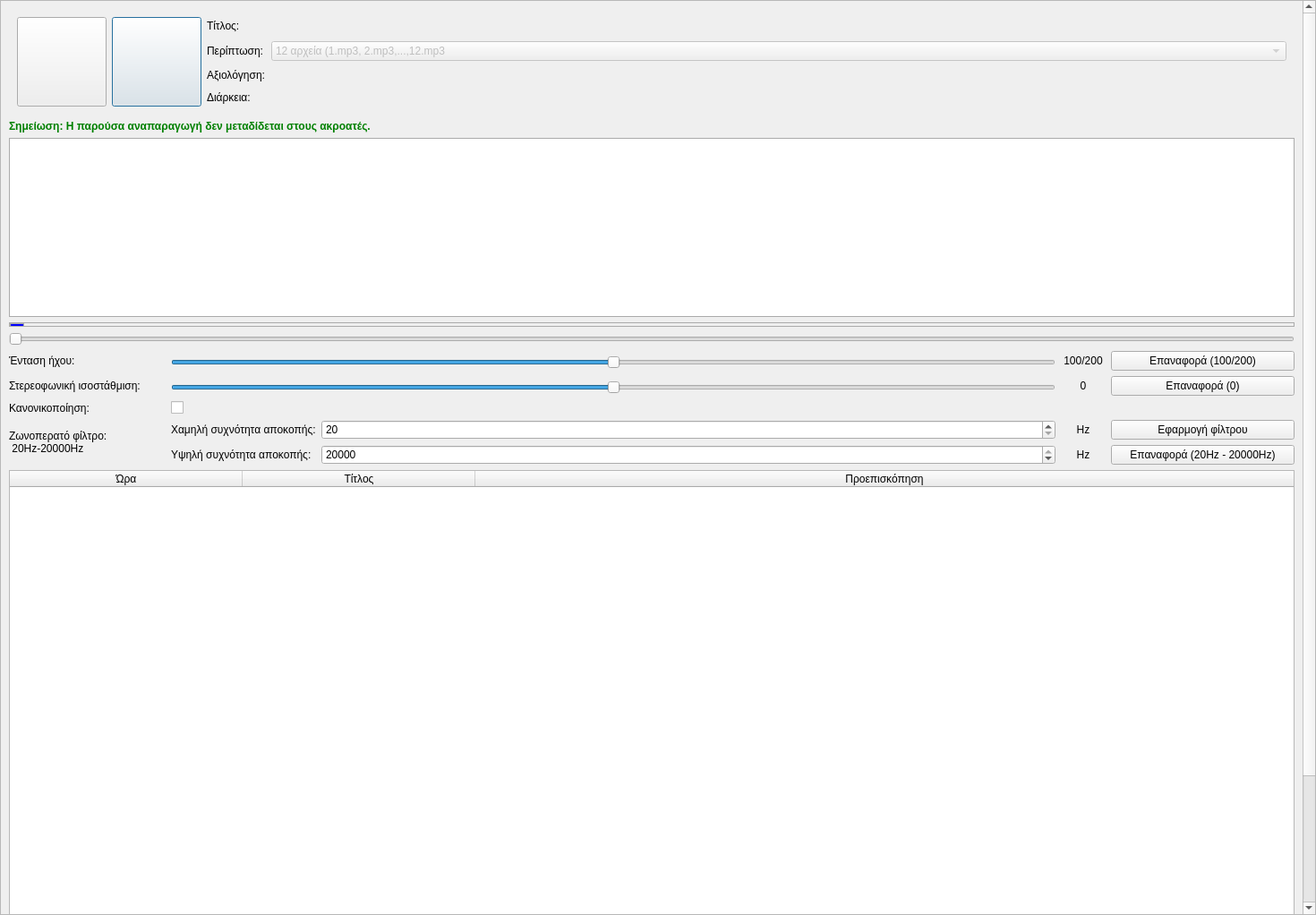
<?xml version="1.0" encoding="UTF-8"?>
<ui version="4.0">
 <class>Dialog</class>
 <widget class="QDialog" name="Dialog">
  <property name="geometry">
   <rect>
    <x>0</x>
    <y>0</y>
    <width>1470</width>
    <height>1022</height>
   </rect>
  </property>
  <property name="minimumSize">
   <size>
    <width>0</width>
    <height>0</height>
   </size>
  </property>
  <property name="windowTitle">
   <string>Προεπισκόπηση ώρα Ελλάδας</string>
  </property>
  <property name="windowIcon">
   <iconset resource="../../../../icons.qrc">
    <normaloff>:/rest-windows/assets/images/rest-windows/preview-time.png</normaloff>:/rest-windows/assets/images/rest-windows/preview-time.png</iconset>
  </property>
  <layout class="QGridLayout" name="gridLayout_2">
   <property name="leftMargin">
    <number>0</number>
   </property>
   <property name="topMargin">
    <number>0</number>
   </property>
   <property name="rightMargin">
    <number>0</number>
   </property>
   <property name="bottomMargin">
    <number>0</number>
   </property>
   <item row="0" column="0">
    <widget class="QScrollArea" name="scrollArea">
     <property name="widgetResizable">
      <bool>true</bool>
     </property>
     <widget class="QWidget" name="scrollAreaWidgetContents">
      <property name="geometry">
       <rect>
        <x>0</x>
        <y>0</y>
        <width>1454</width>
        <height>1217</height>
       </rect>
      </property>
      <property name="sizePolicy">
       <sizepolicy hsizetype="Ignored" vsizetype="Preferred">
        <horstretch>0</horstretch>
        <verstretch>0</verstretch>
       </sizepolicy>
      </property>
      <layout class="QGridLayout" name="gridLayout_6">
       <item row="0" column="0">
        <widget class="QFrame" name="frame">
         <property name="sizePolicy">
          <sizepolicy hsizetype="Preferred" vsizetype="Fixed">
           <horstretch>0</horstretch>
           <verstretch>0</verstretch>
          </sizepolicy>
         </property>
         <property name="minimumSize">
          <size>
           <width>0</width>
           <height>0</height>
          </size>
         </property>
         <property name="styleSheet">
          <string notr="true">QFrame{
	border:none;
}</string>
         </property>
         <property name="frameShape">
          <enum>QFrame::StyledPanel</enum>
         </property>
         <property name="frameShadow">
          <enum>QFrame::Raised</enum>
         </property>
         <layout class="QGridLayout" name="gridLayout">
          <item row="3" column="3">
           <widget class="QLabel" name="current_and_total_duration">
            <property name="sizePolicy">
             <sizepolicy hsizetype="Preferred" vsizetype="Fixed">
              <horstretch>0</horstretch>
              <verstretch>0</verstretch>
             </sizepolicy>
            </property>
            <property name="text">
             <string/>
            </property>
           </widget>
          </item>
          <item row="0" column="1" rowspan="4">
           <widget class="QPushButton" name="preview_stop">
            <property name="minimumSize">
             <size>
              <width>100</width>
              <height>100</height>
             </size>
            </property>
            <property name="maximumSize">
             <size>
              <width>100</width>
              <height>100</height>
             </size>
            </property>
            <property name="text">
             <string/>
            </property>
            <property name="icon">
             <iconset resource="../../../../icons.qrc">
              <normaloff>:/main-window/assets/images/main-window/stop-song.png</normaloff>:/main-window/assets/images/main-window/stop-song.png</iconset>
            </property>
            <property name="iconSize">
             <size>
              <width>50</width>
              <height>50</height>
             </size>
            </property>
           </widget>
          </item>
          <item row="0" column="2">
           <widget class="QLabel" name="label">
            <property name="sizePolicy">
             <sizepolicy hsizetype="Fixed" vsizetype="Fixed">
              <horstretch>0</horstretch>
              <verstretch>0</verstretch>
             </sizepolicy>
            </property>
            <property name="text">
             <string>Τίτλος:</string>
            </property>
           </widget>
          </item>
          <item row="1" column="2">
           <widget class="QLabel" name="label_8">
            <property name="sizePolicy">
             <sizepolicy hsizetype="Preferred" vsizetype="Fixed">
              <horstretch>0</horstretch>
              <verstretch>0</verstretch>
             </sizepolicy>
            </property>
            <property name="text">
             <string>Περίπτωση:</string>
            </property>
           </widget>
          </item>
          <item row="2" column="3">
           <widget class="QFrame" name="rating_frame">
            <property name="sizePolicy">
             <sizepolicy hsizetype="Preferred" vsizetype="Fixed">
              <horstretch>0</horstretch>
              <verstretch>0</verstretch>
             </sizepolicy>
            </property>
            <property name="styleSheet">
             <string notr="true">QFrame{border:none;}</string>
            </property>
            <property name="frameShape">
             <enum>QFrame::StyledPanel</enum>
            </property>
            <property name="frameShadow">
             <enum>QFrame::Raised</enum>
            </property>
            <layout class="QGridLayout" name="gridLayout_5">
             <property name="leftMargin">
              <number>0</number>
             </property>
             <property name="topMargin">
              <number>0</number>
             </property>
             <property name="rightMargin">
              <number>0</number>
             </property>
             <property name="bottomMargin">
              <number>0</number>
             </property>
            </layout>
           </widget>
          </item>
          <item row="3" column="2">
           <widget class="QLabel" name="label_9">
            <property name="sizePolicy">
             <sizepolicy hsizetype="Fixed" vsizetype="Preferred">
              <horstretch>0</horstretch>
              <verstretch>0</verstretch>
             </sizepolicy>
            </property>
            <property name="text">
             <string>Διάρκεια:</string>
            </property>
           </widget>
          </item>
          <item row="0" column="3">
           <widget class="QLabel" name="title">
            <property name="sizePolicy">
             <sizepolicy hsizetype="Preferred" vsizetype="Fixed">
              <horstretch>0</horstretch>
              <verstretch>0</verstretch>
             </sizepolicy>
            </property>
            <property name="text">
             <string/>
            </property>
           </widget>
          </item>
          <item row="1" column="3">
           <widget class="QComboBox" name="case_combobox">
            <property name="enabled">
             <bool>false</bool>
            </property>
            <item>
             <property name="text">
              <string>12 αρχεία (1.mp3, 2.mp3,...,12.mp3</string>
             </property>
            </item>
            <item>
             <property name="text">
              <string>24 αρχεία (1.mp3,2.mp3,...,12.mp3,13.mp3,...,24.mp3</string>
             </property>
            </item>
            <item>
             <property name="text">
              <string>24 αρχεία (1.mp3,1-30.mp3,...,12.mp3,12-30.mp3</string>
             </property>
            </item>
            <item>
             <property name="text">
              <string>48 αρχεία (1.mp3,1-30.mp3,2.mp3,2-30.mp3,...,12.mp3,12-30.mp3,13.mp3,13-30.mp3,...,24.mp3,24-30.mp3</string>
             </property>
            </item>
           </widget>
          </item>
          <item row="2" column="2">
           <widget class="QLabel" name="label_3">
            <property name="sizePolicy">
             <sizepolicy hsizetype="Fixed" vsizetype="Fixed">
              <horstretch>0</horstretch>
              <verstretch>0</verstretch>
             </sizepolicy>
            </property>
            <property name="text">
             <string>Αξιολόγηση:</string>
            </property>
           </widget>
          </item>
          <item row="0" column="0" rowspan="4">
           <widget class="QPushButton" name="preview_play_or_pause">
            <property name="minimumSize">
             <size>
              <width>100</width>
              <height>100</height>
             </size>
            </property>
            <property name="maximumSize">
             <size>
              <width>100</width>
              <height>100</height>
             </size>
            </property>
            <property name="text">
             <string/>
            </property>
            <property name="icon">
             <iconset resource="../../../../icons.qrc">
              <normaloff>:/main-window/assets/images/main-window/play-song.png</normaloff>:/main-window/assets/images/main-window/play-song.png</iconset>
            </property>
            <property name="iconSize">
             <size>
              <width>50</width>
              <height>50</height>
             </size>
            </property>
           </widget>
          </item>
         </layout>
        </widget>
       </item>
       <item row="1" column="0">
        <widget class="QLabel" name="label_2">
         <property name="styleSheet">
          <string notr="true">QLabel{font-weight:bold;color:green;}</string>
         </property>
         <property name="text">
          <string>Σημείωση: Η παρούσα αναπαραγωγή δεν μεταδίδεται στους ακροατές.</string>
         </property>
        </widget>
       </item>
       <item row="2" column="0">
        <widget class="QFrame" name="graph_frame">
         <property name="minimumSize">
          <size>
           <width>0</width>
           <height>200</height>
          </size>
         </property>
         <property name="maximumSize">
          <size>
           <width>16777215</width>
           <height>200</height>
          </size>
         </property>
         <property name="styleSheet">
          <string notr="true">QFrame{border:1px solid #ABABAB;background:white;}</string>
         </property>
         <property name="frameShape">
          <enum>QFrame::StyledPanel</enum>
         </property>
         <property name="frameShadow">
          <enum>QFrame::Raised</enum>
         </property>
        </widget>
       </item>
       <item row="3" column="0">
        <widget class="QFrame" name="timeline_container_frame">
         <property name="minimumSize">
          <size>
           <width>0</width>
           <height>5</height>
          </size>
         </property>
         <property name="maximumSize">
          <size>
           <width>16777215</width>
           <height>5</height>
          </size>
         </property>
         <property name="styleSheet">
          <string notr="true">QFrame{border:1px solid #ABABAB;}</string>
         </property>
         <property name="frameShape">
          <enum>QFrame::StyledPanel</enum>
         </property>
         <property name="frameShadow">
          <enum>QFrame::Raised</enum>
         </property>
         <widget class="QFrame" name="timeline_pick_frame">
          <property name="geometry">
           <rect>
            <x>1</x>
            <y>1</y>
            <width>16</width>
            <height>4</height>
           </rect>
          </property>
          <property name="sizePolicy">
           <sizepolicy hsizetype="Fixed" vsizetype="Expanding">
            <horstretch>0</horstretch>
            <verstretch>0</verstretch>
           </sizepolicy>
          </property>
          <property name="minimumSize">
           <size>
            <width>0</width>
            <height>4</height>
           </size>
          </property>
          <property name="maximumSize">
           <size>
            <width>16777215</width>
            <height>4</height>
           </size>
          </property>
          <property name="styleSheet">
           <string notr="true">QFrame{
	background-color:blue;
}</string>
          </property>
          <property name="frameShape">
           <enum>QFrame::StyledPanel</enum>
          </property>
          <property name="frameShadow">
           <enum>QFrame::Raised</enum>
          </property>
         </widget>
        </widget>
       </item>
       <item row="4" column="0">
        <widget class="QSlider" name="timeline_slider">
         <property name="orientation">
          <enum>Qt::Horizontal</enum>
         </property>
        </widget>
       </item>
       <item row="5" column="0">
        <widget class="QFrame" name="frame_2">
         <property name="minimumSize">
          <size>
           <width>0</width>
           <height>0</height>
          </size>
         </property>
         <property name="styleSheet">
          <string notr="true">QFrame{border:none;}</string>
         </property>
         <property name="frameShape">
          <enum>QFrame::StyledPanel</enum>
         </property>
         <property name="frameShadow">
          <enum>QFrame::Raised</enum>
         </property>
         <layout class="QGridLayout" name="gridLayout_3">
          <property name="leftMargin">
           <number>0</number>
          </property>
          <property name="topMargin">
           <number>0</number>
          </property>
          <property name="rightMargin">
           <number>0</number>
          </property>
          <property name="bottomMargin">
           <number>0</number>
          </property>
          <item row="0" column="0">
           <widget class="QFrame" name="frame_3">
            <property name="sizePolicy">
             <sizepolicy hsizetype="Preferred" vsizetype="Fixed">
              <horstretch>0</horstretch>
              <verstretch>0</verstretch>
             </sizepolicy>
            </property>
            <property name="styleSheet">
             <string notr="true">QFrame{
	border:none;
}</string>
            </property>
            <property name="frameShape">
             <enum>QFrame::StyledPanel</enum>
            </property>
            <property name="frameShadow">
             <enum>QFrame::Raised</enum>
            </property>
            <layout class="QHBoxLayout" name="horizontalLayout">
             <property name="leftMargin">
              <number>0</number>
             </property>
             <property name="topMargin">
              <number>0</number>
             </property>
             <property name="rightMargin">
              <number>0</number>
             </property>
             <property name="bottomMargin">
              <number>0</number>
             </property>
             <item>
              <widget class="QLabel" name="label_4">
               <property name="minimumSize">
                <size>
                 <width>175</width>
                 <height>0</height>
                </size>
               </property>
               <property name="maximumSize">
                <size>
                 <width>175</width>
                 <height>16777215</height>
                </size>
               </property>
               <property name="styleSheet">
                <string notr="true">QLabel{border:none;}</string>
               </property>
               <property name="text">
                <string>Ένταση ήχου:</string>
               </property>
              </widget>
             </item>
             <item>
              <widget class="QFrame" name="frame_9">
               <property name="sizePolicy">
                <sizepolicy hsizetype="Expanding" vsizetype="Preferred">
                 <horstretch>0</horstretch>
                 <verstretch>0</verstretch>
                </sizepolicy>
               </property>
               <property name="frameShape">
                <enum>QFrame::StyledPanel</enum>
               </property>
               <property name="frameShadow">
                <enum>QFrame::Raised</enum>
               </property>
               <layout class="QVBoxLayout" name="verticalLayout">
                <property name="spacing">
                 <number>0</number>
                </property>
                <property name="leftMargin">
                 <number>0</number>
                </property>
                <property name="topMargin">
                 <number>0</number>
                </property>
                <property name="rightMargin">
                 <number>0</number>
                </property>
                <property name="bottomMargin">
                 <number>0</number>
                </property>
                <item>
                 <spacer name="verticalSpacer">
                  <property name="orientation">
                   <enum>Qt::Vertical</enum>
                  </property>
                  <property name="sizeHint" stdset="0">
                   <size>
                    <width>20</width>
                    <height>5</height>
                   </size>
                  </property>
                 </spacer>
                </item>
                <item>
                 <widget class="QSlider" name="volume_slider">
                  <property name="maximum">
                   <number>200</number>
                  </property>
                  <property name="value">
                   <number>100</number>
                  </property>
                  <property name="orientation">
                   <enum>Qt::Horizontal</enum>
                  </property>
                 </widget>
                </item>
                <item>
                 <spacer name="verticalSpacer_2">
                  <property name="orientation">
                   <enum>Qt::Vertical</enum>
                  </property>
                  <property name="sizeHint" stdset="0">
                   <size>
                    <width>20</width>
                    <height>1</height>
                   </size>
                  </property>
                 </spacer>
                </item>
               </layout>
              </widget>
             </item>
             <item>
              <widget class="QLabel" name="volume_label">
               <property name="minimumSize">
                <size>
                 <width>50</width>
                 <height>0</height>
                </size>
               </property>
               <property name="maximumSize">
                <size>
                 <width>50</width>
                 <height>16777215</height>
                </size>
               </property>
               <property name="text">
                <string>100/200</string>
               </property>
               <property name="alignment">
                <set>Qt::AlignCenter</set>
               </property>
              </widget>
             </item>
             <item>
              <widget class="QPushButton" name="reset_volume">
               <property name="sizePolicy">
                <sizepolicy hsizetype="Minimum" vsizetype="Maximum">
                 <horstretch>0</horstretch>
                 <verstretch>0</verstretch>
                </sizepolicy>
               </property>
               <property name="minimumSize">
                <size>
                 <width>205</width>
                 <height>0</height>
                </size>
               </property>
               <property name="maximumSize">
                <size>
                 <width>205</width>
                 <height>16777215</height>
                </size>
               </property>
               <property name="text">
                <string>Επαναφορά (100/200)</string>
               </property>
              </widget>
             </item>
            </layout>
           </widget>
          </item>
          <item row="1" column="0">
           <widget class="QFrame" name="frame_4">
            <property name="sizePolicy">
             <sizepolicy hsizetype="Preferred" vsizetype="Fixed">
              <horstretch>0</horstretch>
              <verstretch>0</verstretch>
             </sizepolicy>
            </property>
            <property name="styleSheet">
             <string notr="true">QFrame{
	border:none;
}</string>
            </property>
            <property name="frameShape">
             <enum>QFrame::StyledPanel</enum>
            </property>
            <property name="frameShadow">
             <enum>QFrame::Raised</enum>
            </property>
            <layout class="QHBoxLayout" name="horizontalLayout_2">
             <property name="leftMargin">
              <number>0</number>
             </property>
             <property name="topMargin">
              <number>0</number>
             </property>
             <property name="rightMargin">
              <number>0</number>
             </property>
             <property name="bottomMargin">
              <number>0</number>
             </property>
             <item>
              <widget class="QLabel" name="label_5">
               <property name="minimumSize">
                <size>
                 <width>175</width>
                 <height>0</height>
                </size>
               </property>
               <property name="maximumSize">
                <size>
                 <width>175</width>
                 <height>16777215</height>
                </size>
               </property>
               <property name="styleSheet">
                <string notr="true">QLabel{border:none;}</string>
               </property>
               <property name="text">
                <string>Στερεοφωνική ισοστάθμιση:</string>
               </property>
              </widget>
             </item>
             <item>
              <widget class="QFrame" name="frame_12">
               <property name="sizePolicy">
                <sizepolicy hsizetype="Expanding" vsizetype="Preferred">
                 <horstretch>0</horstretch>
                 <verstretch>0</verstretch>
                </sizepolicy>
               </property>
               <property name="frameShape">
                <enum>QFrame::StyledPanel</enum>
               </property>
               <property name="frameShadow">
                <enum>QFrame::Raised</enum>
               </property>
               <layout class="QVBoxLayout" name="verticalLayout_2">
                <property name="spacing">
                 <number>0</number>
                </property>
                <property name="leftMargin">
                 <number>0</number>
                </property>
                <property name="topMargin">
                 <number>0</number>
                </property>
                <property name="rightMargin">
                 <number>0</number>
                </property>
                <property name="bottomMargin">
                 <number>0</number>
                </property>
                <item>
                 <spacer name="verticalSpacer_3">
                  <property name="orientation">
                   <enum>Qt::Vertical</enum>
                  </property>
                  <property name="sizeHint" stdset="0">
                   <size>
                    <width>20</width>
                    <height>5</height>
                   </size>
                  </property>
                 </spacer>
                </item>
                <item>
                 <widget class="QSlider" name="pan_slider">
                  <property name="minimum">
                   <number>-100</number>
                  </property>
                  <property name="maximum">
                   <number>100</number>
                  </property>
                  <property name="value">
                   <number>0</number>
                  </property>
                  <property name="orientation">
                   <enum>Qt::Horizontal</enum>
                  </property>
                 </widget>
                </item>
                <item>
                 <spacer name="verticalSpacer_4">
                  <property name="orientation">
                   <enum>Qt::Vertical</enum>
                  </property>
                  <property name="sizeHint" stdset="0">
                   <size>
                    <width>20</width>
                    <height>1</height>
                   </size>
                  </property>
                 </spacer>
                </item>
               </layout>
              </widget>
             </item>
             <item>
              <widget class="QLabel" name="pan_label">
               <property name="minimumSize">
                <size>
                 <width>50</width>
                 <height>0</height>
                </size>
               </property>
               <property name="maximumSize">
                <size>
                 <width>50</width>
                 <height>16777215</height>
                </size>
               </property>
               <property name="text">
                <string>0</string>
               </property>
               <property name="alignment">
                <set>Qt::AlignCenter</set>
               </property>
              </widget>
             </item>
             <item>
              <widget class="QPushButton" name="reset_pan">
               <property name="sizePolicy">
                <sizepolicy hsizetype="Minimum" vsizetype="Maximum">
                 <horstretch>0</horstretch>
                 <verstretch>0</verstretch>
                </sizepolicy>
               </property>
               <property name="minimumSize">
                <size>
                 <width>205</width>
                 <height>0</height>
                </size>
               </property>
               <property name="maximumSize">
                <size>
                 <width>205</width>
                 <height>16777215</height>
                </size>
               </property>
               <property name="text">
                <string>Επαναφορά (0)</string>
               </property>
              </widget>
             </item>
            </layout>
           </widget>
          </item>
          <item row="3" column="0">
           <widget class="QFrame" name="frame_6">
            <property name="sizePolicy">
             <sizepolicy hsizetype="Preferred" vsizetype="Fixed">
              <horstretch>0</horstretch>
              <verstretch>0</verstretch>
             </sizepolicy>
            </property>
            <property name="styleSheet">
             <string notr="true">QFrame{
	border:none;
}</string>
            </property>
            <property name="frameShape">
             <enum>QFrame::StyledPanel</enum>
            </property>
            <property name="frameShadow">
             <enum>QFrame::Raised</enum>
            </property>
            <layout class="QHBoxLayout" name="horizontalLayout_4">
             <property name="leftMargin">
              <number>0</number>
             </property>
             <property name="topMargin">
              <number>0</number>
             </property>
             <property name="rightMargin">
              <number>0</number>
             </property>
             <property name="bottomMargin">
              <number>0</number>
             </property>
             <item>
              <widget class="QLabel" name="label_7">
               <property name="minimumSize">
                <size>
                 <width>175</width>
                 <height>0</height>
                </size>
               </property>
               <property name="maximumSize">
                <size>
                 <width>175</width>
                 <height>16777215</height>
                </size>
               </property>
               <property name="styleSheet">
                <string notr="true">QLabel{border:none;}</string>
               </property>
               <property name="text">
                <string>Ζωνοπερατό φίλτρο:
 20Hz-20000Hz</string>
               </property>
              </widget>
             </item>
             <item>
              <widget class="QFrame" name="frame_13">
               <property name="frameShape">
                <enum>QFrame::StyledPanel</enum>
               </property>
               <property name="frameShadow">
                <enum>QFrame::Raised</enum>
               </property>
               <layout class="QGridLayout" name="gridLayout_4">
                <property name="leftMargin">
                 <number>0</number>
                </property>
                <property name="topMargin">
                 <number>0</number>
                </property>
                <property name="rightMargin">
                 <number>0</number>
                </property>
                <property name="bottomMargin">
                 <number>0</number>
                </property>
                <item row="1" column="1">
                 <widget class="QSpinBox" name="high_frequency">
                  <property name="minimum">
                   <number>20</number>
                  </property>
                  <property name="maximum">
                   <number>20000</number>
                  </property>
                  <property name="singleStep">
                   <number>100</number>
                  </property>
                  <property name="value">
                   <number>20000</number>
                  </property>
                 </widget>
                </item>
                <item row="0" column="1">
                 <widget class="QSpinBox" name="low_frequency">
                  <property name="minimum">
                   <number>20</number>
                  </property>
                  <property name="maximum">
                   <number>20000</number>
                  </property>
                  <property name="singleStep">
                   <number>100</number>
                  </property>
                 </widget>
                </item>
                <item row="1" column="2">
                 <widget class="QLabel" name="label_13">
                  <property name="minimumSize">
                   <size>
                    <width>50</width>
                    <height>0</height>
                   </size>
                  </property>
                  <property name="maximumSize">
                   <size>
                    <width>50</width>
                    <height>16777215</height>
                   </size>
                  </property>
                  <property name="text">
                   <string>Hz</string>
                  </property>
                  <property name="alignment">
                   <set>Qt::AlignCenter</set>
                  </property>
                 </widget>
                </item>
                <item row="1" column="3">
                 <widget class="QPushButton" name="reset_filter">
                  <property name="sizePolicy">
                   <sizepolicy hsizetype="Minimum" vsizetype="Maximum">
                    <horstretch>0</horstretch>
                    <verstretch>0</verstretch>
                   </sizepolicy>
                  </property>
                  <property name="minimumSize">
                   <size>
                    <width>205</width>
                    <height>0</height>
                   </size>
                  </property>
                  <property name="maximumSize">
                   <size>
                    <width>205</width>
                    <height>16777215</height>
                   </size>
                  </property>
                  <property name="text">
                   <string>Επαναφορά (20Hz - 20000Hz)</string>
                  </property>
                  <property name="icon">
                   <iconset resource="../../../../icons.qrc">
                    <normaloff>:/main-window/assets/images/main-window/default-filter.png</normaloff>:/main-window/assets/images/main-window/default-filter.png</iconset>
                  </property>
                 </widget>
                </item>
                <item row="1" column="0">
                 <widget class="QLabel" name="label_11">
                  <property name="sizePolicy">
                   <sizepolicy hsizetype="Fixed" vsizetype="Preferred">
                    <horstretch>0</horstretch>
                    <verstretch>0</verstretch>
                   </sizepolicy>
                  </property>
                  <property name="text">
                   <string>Υψηλή συχνότητα αποκοπής:</string>
                  </property>
                 </widget>
                </item>
                <item row="0" column="3">
                 <widget class="QPushButton" name="apply_filter">
                  <property name="sizePolicy">
                   <sizepolicy hsizetype="Minimum" vsizetype="Maximum">
                    <horstretch>0</horstretch>
                    <verstretch>0</verstretch>
                   </sizepolicy>
                  </property>
                  <property name="minimumSize">
                   <size>
                    <width>205</width>
                    <height>0</height>
                   </size>
                  </property>
                  <property name="maximumSize">
                   <size>
                    <width>205</width>
                    <height>16777215</height>
                   </size>
                  </property>
                  <property name="text">
                   <string>Εφαρμογή φίλτρου</string>
                  </property>
                  <property name="icon">
                   <iconset resource="../../../../icons.qrc">
                    <normaloff>:/main-window/assets/images/main-window/apply-filter.png</normaloff>:/main-window/assets/images/main-window/apply-filter.png</iconset>
                  </property>
                 </widget>
                </item>
                <item row="0" column="0">
                 <widget class="QLabel" name="label_10">
                  <property name="sizePolicy">
                   <sizepolicy hsizetype="Fixed" vsizetype="Preferred">
                    <horstretch>0</horstretch>
                    <verstretch>0</verstretch>
                   </sizepolicy>
                  </property>
                  <property name="text">
                   <string>Χαμηλή συχνότητα αποκοπής:</string>
                  </property>
                 </widget>
                </item>
                <item row="0" column="2">
                 <widget class="QLabel" name="label_12">
                  <property name="minimumSize">
                   <size>
                    <width>50</width>
                    <height>0</height>
                   </size>
                  </property>
                  <property name="maximumSize">
                   <size>
                    <width>50</width>
                    <height>16777215</height>
                   </size>
                  </property>
                  <property name="text">
                   <string>Hz</string>
                  </property>
                  <property name="alignment">
                   <set>Qt::AlignCenter</set>
                  </property>
                 </widget>
                </item>
               </layout>
              </widget>
             </item>
            </layout>
           </widget>
          </item>
          <item row="2" column="0">
           <widget class="QFrame" name="frame_5">
            <property name="sizePolicy">
             <sizepolicy hsizetype="Preferred" vsizetype="Fixed">
              <horstretch>0</horstretch>
              <verstretch>0</verstretch>
             </sizepolicy>
            </property>
            <property name="styleSheet">
             <string notr="true">QFrame{
	border:none;
}</string>
            </property>
            <property name="frameShape">
             <enum>QFrame::StyledPanel</enum>
            </property>
            <property name="frameShadow">
             <enum>QFrame::Raised</enum>
            </property>
            <layout class="QHBoxLayout" name="horizontalLayout_3">
             <property name="leftMargin">
              <number>0</number>
             </property>
             <property name="topMargin">
              <number>0</number>
             </property>
             <property name="rightMargin">
              <number>0</number>
             </property>
             <property name="bottomMargin">
              <number>0</number>
             </property>
             <item>
              <widget class="QLabel" name="label_6">
               <property name="minimumSize">
                <size>
                 <width>175</width>
                 <height>0</height>
                </size>
               </property>
               <property name="maximumSize">
                <size>
                 <width>175</width>
                 <height>16777215</height>
                </size>
               </property>
               <property name="styleSheet">
                <string notr="true">QLabel{border:none;}</string>
               </property>
               <property name="text">
                <string>Κανονικοποίηση:</string>
               </property>
              </widget>
             </item>
             <item>
              <widget class="QCheckBox" name="is_normalized">
               <property name="text">
                <string/>
               </property>
              </widget>
             </item>
            </layout>
           </widget>
          </item>
         </layout>
        </widget>
       </item>
       <item row="6" column="0">
        <widget class="QTableWidget" name="table">
         <property name="minimumSize">
          <size>
           <width>0</width>
           <height>600</height>
          </size>
         </property>
         <property name="editTriggers">
          <set>QAbstractItemView::NoEditTriggers</set>
         </property>
         <property name="alternatingRowColors">
          <bool>true</bool>
         </property>
         <property name="selectionMode">
          <enum>QAbstractItemView::SingleSelection</enum>
         </property>
         <property name="selectionBehavior">
          <enum>QAbstractItemView::SelectRows</enum>
         </property>
         <property name="sortingEnabled">
          <bool>false</bool>
         </property>
         <property name="rowCount">
          <number>0</number>
         </property>
         <attribute name="horizontalHeaderCascadingSectionResizes">
          <bool>false</bool>
         </attribute>
         <attribute name="horizontalHeaderMinimumSectionSize">
          <number>260</number>
         </attribute>
         <attribute name="horizontalHeaderHighlightSections">
          <bool>false</bool>
         </attribute>
         <attribute name="horizontalHeaderShowSortIndicator" stdset="0">
          <bool>false</bool>
         </attribute>
         <attribute name="horizontalHeaderStretchLastSection">
          <bool>true</bool>
         </attribute>
         <attribute name="verticalHeaderHighlightSections">
          <bool>false</bool>
         </attribute>
         <column>
          <property name="text">
           <string>Ώρα</string>
          </property>
         </column>
         <column>
          <property name="text">
           <string>Τίτλος</string>
          </property>
         </column>
         <column>
          <property name="text">
           <string>Προεπισκόπηση</string>
          </property>
         </column>
        </widget>
       </item>
       <item row="7" column="0">
        <widget class="QPushButton" name="add_to_player_list">
         <property name="sizePolicy">
          <sizepolicy hsizetype="Minimum" vsizetype="Maximum">
           <horstretch>0</horstretch>
           <verstretch>0</verstretch>
          </sizepolicy>
         </property>
         <property name="text">
          <string>Προσθήκη συλλογής ώρα Ελλάδας στην λίστα αναπαραγωγής του main player</string>
         </property>
         <property name="icon">
          <iconset resource="../../../../icons.qrc">
           <normaloff>:/rest-windows/assets/images/rest-windows/add-to-playlist-end.png</normaloff>:/rest-windows/assets/images/rest-windows/add-to-playlist-end.png</iconset>
         </property>
        </widget>
       </item>
       <item row="8" column="0">
        <widget class="QPushButton" name="ok">
         <property name="sizePolicy">
          <sizepolicy hsizetype="Minimum" vsizetype="Maximum">
           <horstretch>0</horstretch>
           <verstretch>0</verstretch>
          </sizepolicy>
         </property>
         <property name="text">
          <string>Εντάξει - Κλείσιμο παραθύρου</string>
         </property>
         <property name="icon">
          <iconset resource="../../../../icons.qrc">
           <normaloff>:/rest-windows/assets/images/rest-windows/ok.png</normaloff>:/rest-windows/assets/images/rest-windows/ok.png</iconset>
         </property>
        </widget>
       </item>
      </layout>
     </widget>
    </widget>
   </item>
  </layout>
 </widget>
 <tabstops>
  <tabstop>scrollArea</tabstop>
  <tabstop>preview_play_or_pause</tabstop>
  <tabstop>preview_stop</tabstop>
  <tabstop>case_combobox</tabstop>
  <tabstop>timeline_slider</tabstop>
  <tabstop>volume_slider</tabstop>
  <tabstop>reset_volume</tabstop>
  <tabstop>pan_slider</tabstop>
  <tabstop>reset_pan</tabstop>
  <tabstop>is_normalized</tabstop>
  <tabstop>low_frequency</tabstop>
  <tabstop>high_frequency</tabstop>
  <tabstop>apply_filter</tabstop>
  <tabstop>reset_filter</tabstop>
  <tabstop>table</tabstop>
  <tabstop>add_to_player_list</tabstop>
  <tabstop>ok</tabstop>
 </tabstops>
 <resources>
  <include location="../../../../icons.qrc"/>
 </resources>
 <connections/>
</ui>
